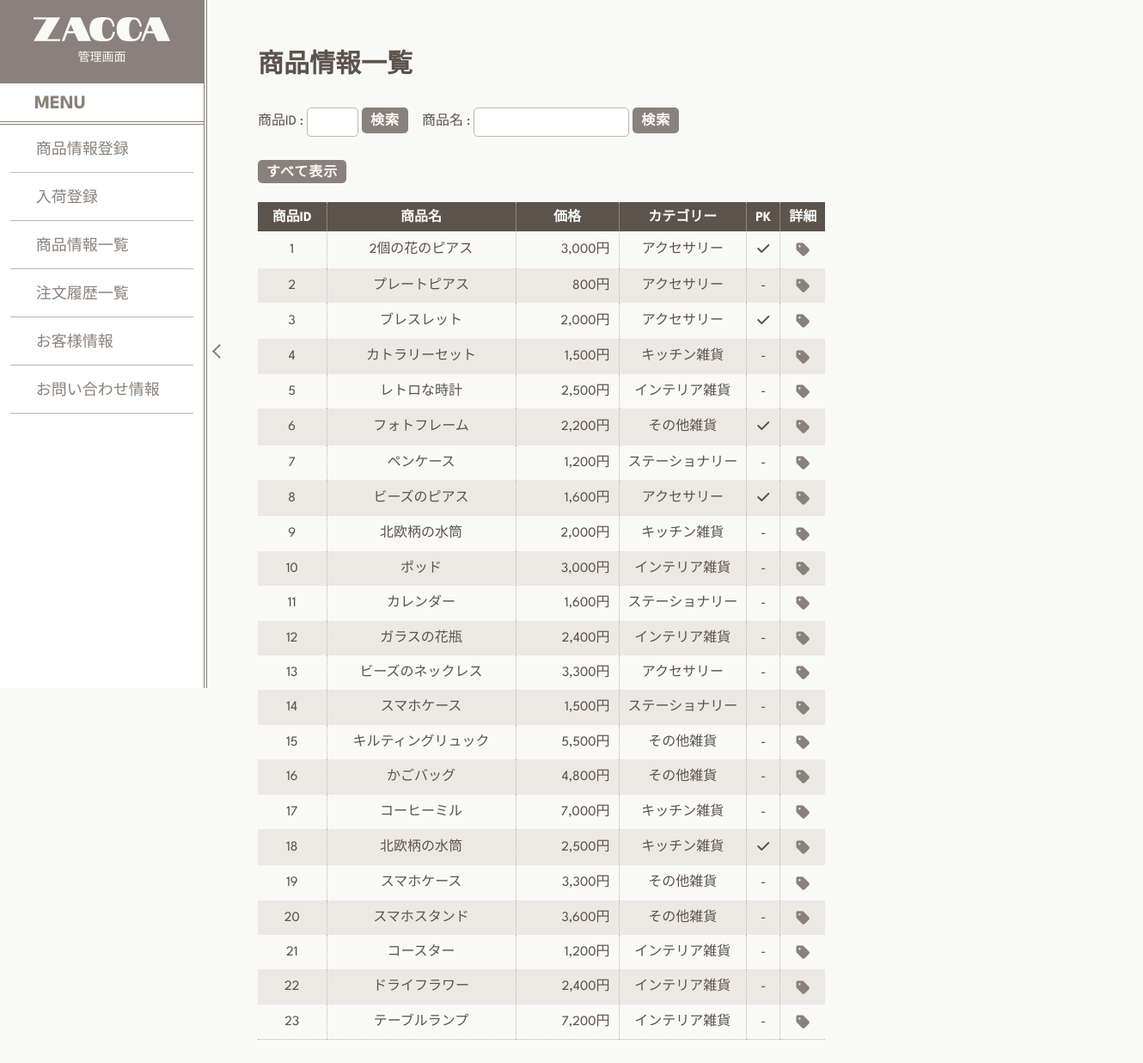
Screenshot of /admin/edit_product.php with the database file from the repository.
### tables this page shows
CREATE TABLE `products` (
  `product_id` int(11) NOT NULL,
  `product_name` varchar(50) NOT NULL,
  `product_price` int(6) NOT NULL,
  `product_description` text DEFAULT NULL,
  `product_img_num` int(2) NOT NULL DEFAULT 0,
  `pickup` int(1) NOT NULL DEFAULT 0,
  `category_id` int(2) NOT NULL,
  `created_at` datetime NOT NULL
);

CREATE TABLE `categories` (
  `category_id` int(11) NOT NULL,
  `category_name` varchar(10) NOT NULL
);

### admin/edit_product.php (called while the page is built, shortened)
<?php
require_once('../helper/db_helper.php');
$dbh = get_db_connect();
$list = get_product_all($dbh);
include_once('views/edit_product_view.php');

### helper/db_helper.php (called while the page is built, shortened)
<?php
function get_category_name($dbh, $category_id)
{
  $sql = "SELECT * FROM categories WHERE category_id = :category_id";
  $stmt = $dbh->prepare($sql);
  $stmt->bindValue(':category_id', $category_id, PDO::PARAM_INT);
  $stmt->execute();
  $data = $stmt->fetch(PDO::FETCH_ASSOC);
  return $data;
}
function get_product_all($dbh)
{
  $sql = "SELECT * FROM products";
  $stmt = $dbh->prepare($sql);
  $stmt->execute();
  $data = $stmt->fetchAll(PDO::FETCH_ASSOC);
  return $data;
}

### admin/views/edit_product_view.php (the view, shortened to what this page needs)
<?php include_once('views/components/header.php'); ?>
<main>
  <div class="admin-container">
    <section class="admin-product">
      <h3>商品情報一覧</h3>
      <div class="admin-init">
        <ul class="admin-flex">
          <li>
            <form action="" method="post">
              <label>商品ID : </label>
              <input type="text" name="edit-id" value="<?php if (isset($edit_id))  echo html_escape($edit_id) ?>" class="admin-input-num-long" id="admin-input-product-num">
              <input type="submit" value="検索" class="admin-button admin-button-main">
            </form>
          </li>
          <li>
            <form action="" method="post">
              <label>商品名 : </label>
              <input type="text" name="edit-name" value="<?php if (isset($edit_name))  echo html_escape($edit_name) ?>" class="" id="admin-input-product-num">
              <input type="submit" value="検索" class="admin-button admin-button-main">
            </form>
          </li>
        </ul>
        <a href="edit_product.php" class="admin-button admin-button-main">すべて表示</a>
      </div>
      <table>
        <tbody id="admin-product-input-table">
          <tr>
            <th class="admin-table-id">商品ID</th>
            <th class="admin-table-name">商品名</th>
            <th class="admin-table-price">価格</th>
            <th>カテゴリー</th>
            <th>PK</th>
            <th>詳細</th>
          </tr>
          <?php if ($list) : ?>
            <?php foreach ($list as $value) : ?>
              <?php
              if (!$category_data = get_category_name($dbh, $value['category_id'])) {
                $err['category'] = 'データを取得できません';
              } else {
                $category_name = $category_data['category_name'];
              }
              ?>
              <tr>
                <td><?= $value['product_id']  ?></td>
                <td><?= $value['product_name'] ?></td>
                <td class="admin-right"><?= number_format($value['product_price']) . '円' ?></td>
                <?php if (isset($err['category'])) : ?>
                  <td><?= $err['category'] ?></td>
                <?php else : ?>
                  <td><?= $category_name ?></td>
                <?php endif; ?>
                <td>
                  <?php if ($value['pickup']) : ?>
                    <p><i class="fa-solid fa-check"></i></p>
                  <?php else : ?>
                    <p>-</p>
                  <?php endif; ?>
                </td>
                <td>
                  <div class="admin-button-icon">
                    <a href="product.php?id=<?= $value['product_id'] ?>" target="_blank"></a>
                    <i class="fa-solid fa-tag"></i>
                  </div>
                </td>
              </tr>
            <?php endforeach; ?>
          <?php endif; ?>
        </tbody>
      </table>
    </section>
  </div>
</main>
</body>
</html>

### css/style.css (style rules this page uses)
:root { --darkbrown: #5c534d; --brown: #8a817c; --lightbrown: #bcb8b1; --beige: #f9f9f7; --pink: #e0afa0; --white: #ffffff; --shadow: #e8e8e3; --shadowMV: #a19e8f; --footerbutton-color: var(--lightbrown); --footerbutton-background: transparent; --modal_top: 0; }
*, *::before, *::after { box-sizing: border-box; }
html { scroll-behavior: smooth; }
body { background-color: var(--beige); font-family: "League Spartan", "Century Gothic", "Avenir", "Zen Kaku Gothic New", sans-serif; -webkit-text-size-adjust: 100%; position: relative; min-height: 100vh; }
p { color: var(--darkbrown); margin: 0; padding-bottom: 0; }
ul { margin: 0; padding-left: 0; list-style: none; }
input[type="text"], input[type="password"], input[type="search"], textarea[type="text"], select, option { border-radius: 10px; border: 1px solid var(--lightbrown); background-color: var(--white); text-decoration: none; color: var(--darkbrown); }
input[type="text"]::placeholder, input[type="password"]::placeholder, input[type="search"]::placeholder, textarea[type="text"]::placeholder { color: var(--lightbrown); }
a { text-decoration: none; color: var(--brown); transition: 0.5s; -webkit-tap-highlight-color: transparent; cursor: pointer; }
input[type="submit"], button { border: none; cursor: pointer; transition: 0.5s; -webkit-tap-highlight-color: transparent; }
section:first-child { padding-top: 72px; }
section { padding-top: 64px; }
section:last-child { padding-bottom: 560px; }

### css/tablet.css (style rules this page uses)
@media screen and (min-width: 48em) { input[type="text"], input[type="password"], input[type="search"], textarea[type="text"], select { border-radius: 12px; } }
@media screen and (min-width: 48em) { section:first-child { padding-top: 84px; } }
@media screen and (min-width: 48em) { section { padding-top: 72px; } }
@media screen and (min-width: 48em) { section:last-child { padding-bottom: 440px; } }

### css/pc.css (style rules this page uses)
@media screen and (min-width: 64em) { input[type="text"], input[type="password"], input[type="search"], textarea[type="text"], select { border-radius: 15px; } }
@media screen and (min-width: 64em) { section:first-child { padding-top: 98px; } }
@media screen and (min-width: 64em) { section { padding-top: 84px; } }
@media screen and (min-width: 64em) { section:last-child { padding-bottom: 500px; } }

### css/admin.css (style rules this page uses)
:root { --admin-header-width: 0px; --admin-sub-color: #ece9e5; --admin-input-height: 34px; }
.admin-container { margin-left: 240px; transform: translateX(var(--admin-header-width)); padding: 30px 20px 80px 60px; width: max-content; transition: 0.5s; }
section:first-child { padding: 0; }
section { width: 1000px; }
h3 { color: var(--darkbrown); font-size: 30px; }
.admin-right { text-align: right; }
.admin-flex { display: flex; }
.admin-flex li + li { margin-left: 16px; }
input[type="text"], select { font-size: 16px; height: var(--admin-input-height); padding-left: 6px; padding-right: 6px; border-radius: 5px; }
.admin-input-num-long { width: 60px; text-align: right; }
.admin-init { margin-bottom: 24px; }
.admin-init ul { margin-bottom: 24px; }
.admin-init li { height: var(--admin-input-height); margin-bottom: 10px; }
.admin-init label { font-size: 16px; height: var(--admin-input-height); line-height: var(--admin-input-height); display: inline-block; color: var(--darkbrown); }
table { border-collapse: collapse; margin-bottom: 30px; }
tr:nth-child(odd) { background-color: var(--admin-sub-color); }
tr:last-child { border-bottom: 1px dotted var(--lightbrown); }
th { color: var(--beige); background-color: var(--darkbrown); text-align: center; padding: 10px 10px 6px; }
th + th { border-left: 1px dotted var(--lightbrown); }
td { padding: 12px 10px 10px; text-align: center; color: var(--darkbrown); }
td + td { border-left: 1px dotted var(--lightbrown); }
.admin-table-id { width: 80px; }
.admin-table-name { min-width: 220px; }
.admin-table-price { width: 120px; }
.admin-button { border: none; border-radius: 5px; cursor: pointer; transition: 0.3s; letter-spacing: 1px; }
.admin-button-main { padding: 8px 10px 4px; background-color: var(--brown); color: var(--beige); font-size: 16px; font-weight: bold; }
.admin-button-icon { height: 18px; width: 18px; margin: 0 auto; position: relative; }
.admin-button-icon input, .admin-button-icon a { width: 18px; height: 18px; position: absolute; top: 0; left: 0; background-color: transparent; z-index: 2; }
.admin-button-icon i { font-size: 18px; width: 18px; position: absolute; top: 0; left: 0; text-align: center; color: var(--brown); }

### rows the page displays
products: product_id "1", product_name "2個の花のピアス", product_price "3,000", category.category_name "アクセサリー", pickup 1 (drawn)
products: product_id "2", product_name "プレートピアス", product_price "800", category.category_name "アクセサリー"
products: product_id "3", product_name "ブレスレット", product_price "2,000", category.category_name "アクセサリー", pickup 1 (drawn)
products: product_id "4", product_name "カトラリーセット", product_price "1,500", category.category_name "キッチン雑貨"
products: product_id "5", product_name "レトロな時計", product_price "2,500", category.category_name "インテリア雑貨"
products: product_id "6", product_name "フォトフレーム", product_price "2,200", category.category_name "その他雑貨", pickup 1 (drawn)
products: product_id "7", product_name "ペンケース", product_price "1,200", category.category_name "ステーショナリー"
products: product_id "8", product_name "ビーズのピアス", product_price "1,600", category.category_name "アクセサリー", pickup 1 (drawn)
products: product_id "9", product_name "北欧柄の水筒", product_price "2,000", category.category_name "キッチン雑貨"
products: product_id "10", product_name "ポッド", product_price "3,000", category.category_name "インテリア雑貨"
products: product_id "11", product_name "カレンダー", product_price "1,600", category.category_name "ステーショナリー"
products: product_id "12", product_name "ガラスの花瓶", product_price "2,400", category.category_name "インテリア雑貨"
products: product_id "13", product_name "ビーズのネックレス", product_price "3,300", category.category_name "アクセサリー"
products: product_id "14", product_name "スマホケース", product_price "1,500", category.category_name "ステーショナリー"
products: product_id "15", product_name "キルティングリュック", product_price "5,500", category.category_name "その他雑貨"
products: product_id "16", product_name "かごバッグ", product_price "4,800", category.category_name "その他雑貨"
products: product_id "17", product_name "コーヒーミル", product_price "7,000", category.category_name "キッチン雑貨"
products: product_id "18", product_name "北欧柄の水筒", product_price "2,500", category.category_name "キッチン雑貨", pickup 1 (drawn)
products: product_id "19", product_name "スマホケース", product_price "3,300", category.category_name "その他雑貨"
products: product_id "20", product_name "スマホスタンド", product_price "3,600", category.category_name "その他雑貨"
products: product_id "21", product_name "コースター", product_price "1,200", category.category_name "インテリア雑貨"
products: product_id "22", product_name "ドライフラワー", product_price "2,400", category.category_name "インテリア雑貨"
products: product_id "23", product_name "テーブルランプ", product_price "7,200", category.category_name "インテリア雑貨"
